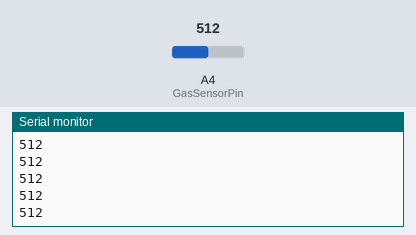
The sketch below on a simulated Arduino Uno, built with avr-gcc and run on an emulated ATmega328P. On the bench: the last lines printed to the serial monitor. The inputs (shaded band) are chosen by the test bench; at power-on: A4 (GasSensorPin) = 512.

Above: at 1.2 s.
1.3 s: A4 (GasSensorPin) set to 716
At 1.31 s:
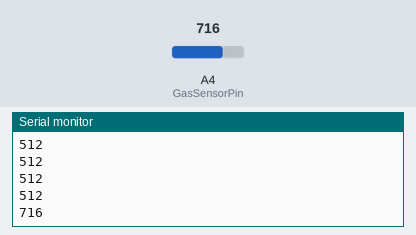
2.8 s: A4 (GasSensorPin) set to 900
At 2.81 s:
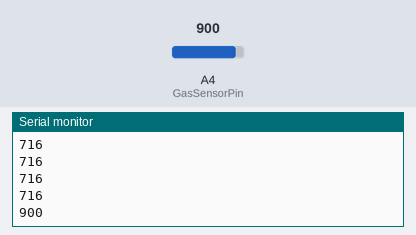
Timing chart, 0 to 5.8 s (numbered marks = the images above; inputs shaded):
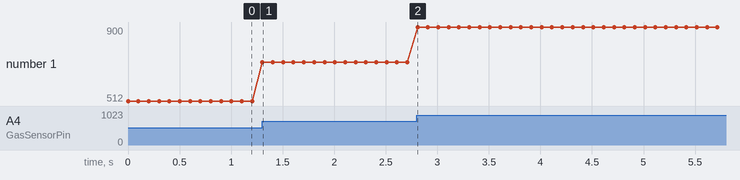

Measured:
- after the input at 1.3 s, the serial monitor: prints a new line at once (image 1)
- after the input at 2.8 s, the serial monitor: prints a new line at once (image 2)
- plotted number 1: 512 → 716 after the input at 1.3 s, 716 → 900 after the input at 2.8 s

The sketch:

060_Gas_MQ-6.ino
```cpp
//A full description of this module (and many others) can be downloaded at: https://eve_arduino

int sensorValue;
int GasSensorPin = 4;
void setup()
{
 Serial.begin(9600);
}
void loop()
{
 sensorValue = analogRead(GasSensorPin);
 Serial.println(sensorValue, DEC);
 delay(100);
}
```
